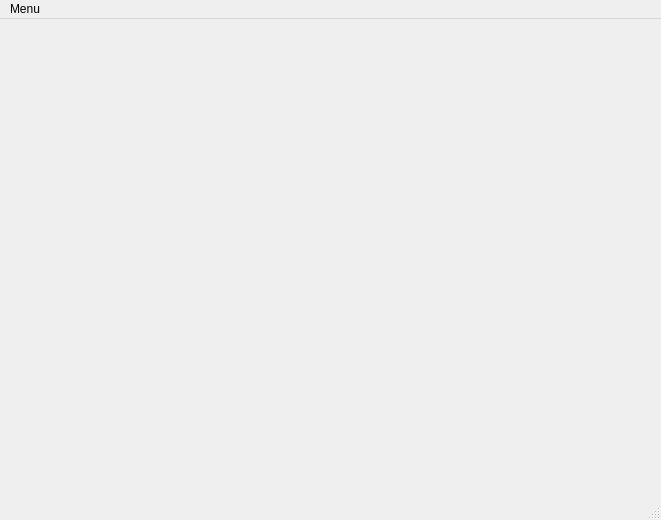
<?xml version="1.0" encoding="UTF-8"?>
<ui version="4.0">
 <class>MainWindow</class>
 <widget class="QMainWindow" name="MainWindow">
  <property name="geometry">
   <rect>
    <x>0</x>
    <y>0</y>
    <width>661</width>
    <height>520</height>
   </rect>
  </property>
  <property name="windowTitle">
   <string>MainWindow</string>
  </property>
  <widget class="QWidget" name="main_home_widget">
   <layout class="QGridLayout" name="gridLayout">
    <item row="0" column="0">
     <layout class="QHBoxLayout" name="horizontalLayout"/>
    </item>
   </layout>
  </widget>
  <widget class="QMenuBar" name="menubar">
   <property name="geometry">
    <rect>
     <x>0</x>
     <y>0</y>
     <width>661</width>
     <height>21</height>
    </rect>
   </property>
   <widget class="QMenu" name="menuAction">
    <property name="title">
     <string>Menu</string>
    </property>
    <addaction name="message_action"/>
    <addaction name="new_message_action"/>
    <addaction name="actionSe_connecter"/>
   </widget>
   <addaction name="menuAction"/>
  </widget>
  <widget class="QStatusBar" name="statusbar"/>
  <action name="message_action">
   <property name="text">
    <string>Messagerie</string>
   </property>
   <property name="statusTip">
    <string>Accéder à la boîte mail.</string>
   </property>
   <property name="shortcut">
    <string>Ctrl+M</string>
   </property>
  </action>
  <action name="new_message_action">
   <property name="text">
    <string>Nouveau message</string>
   </property>
   <property name="statusTip">
    <string>Envoyer un nouveau message.</string>
   </property>
   <property name="shortcut">
    <string>Ctrl+N</string>
   </property>
  </action>
  <action name="actionSe_connecter">
   <property name="text">
    <string>Se connecter</string>
   </property>
  </action>
 </widget>
 <resources/>
 <connections/>
</ui>
